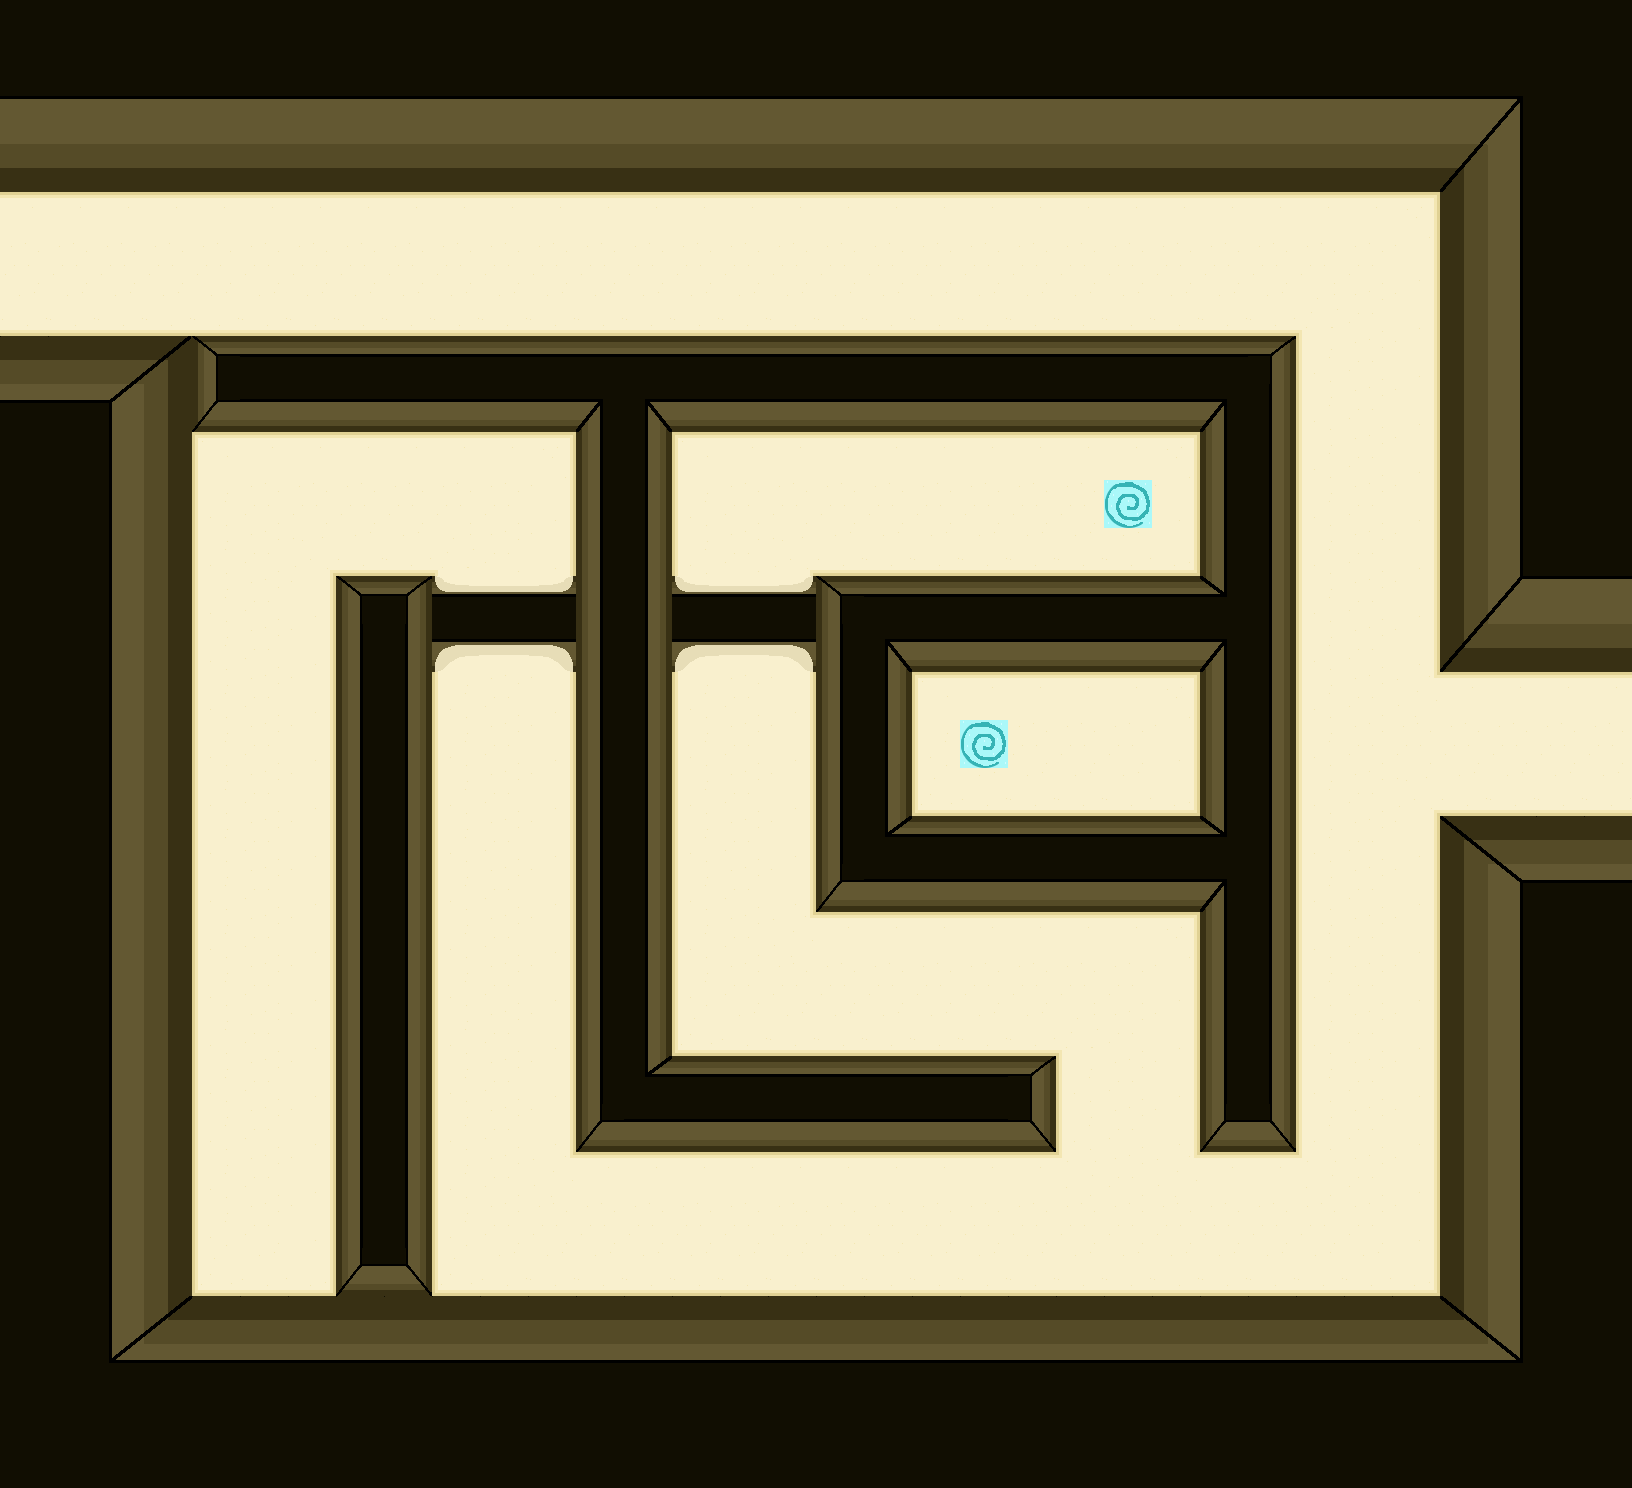

This is a level from a 2D game, rendered from its Tiled map with the project's own tilesets. A one-line summary and the complete map file follow:
An orthogonal 34x31 tile map with 48x48 px tiles, 1 tile layer (Tile Layer 1) and 14 objects (7x trigger, 2x spawn, 2x door, 2x sprite, item).

<map version="1.0" orientation="orthogonal" renderorder="right-down" width="34" height="31" tilewidth="48" tileheight="48" nextobjectid="18">
 <tileset firstgid="1" name="Tilesetv2" tilewidth="48" tileheight="48" tilecount="144" columns="12">
  <image source="tileset.png" width="576" height="576" />
 </tileset>
 <layer name="Tile Layer 1" width="34" height="31">
  <data encoding="csv">
31,31,31,31,31,31,31,31,31,31,31,31,31,31,31,31,31,31,31,31,31,31,31,31,31,31,31,31,31,31,31,31,31,31,
31,31,31,31,31,31,31,31,31,31,31,31,31,31,31,31,31,31,31,31,31,31,31,31,31,31,31,31,31,31,31,31,31,31,
45,45,45,45,45,45,45,45,45,45,45,45,45,45,45,45,45,45,45,45,45,45,45,45,45,45,45,45,45,45,46,47,31,31,
57,57,57,57,57,57,57,57,57,57,57,57,57,57,57,57,57,57,57,57,57,57,57,57,57,57,57,57,57,57,58,59,31,31,
3,3,3,3,3,3,3,3,3,3,3,3,3,3,3,3,3,3,3,3,3,3,3,3,3,3,3,3,3,4,70,71,31,31,
1,1,1,1,1,1,1,1,1,1,1,1,1,1,1,1,1,1,1,1,1,1,1,1,1,1,1,1,1,16,70,71,31,31,
27,27,27,27,27,27,27,27,27,27,27,27,27,27,27,27,27,27,27,27,27,27,27,27,27,27,27,39,1,16,70,71,31,31,
81,81,105,106,7,34,34,34,34,34,34,34,34,34,34,34,34,34,34,34,34,34,34,34,34,34,8,14,1,16,70,71,31,31,
93,93,117,118,19,10,10,10,10,10,10,10,11,9,10,10,10,10,10,10,10,10,10,10,10,11,21,14,1,16,70,71,31,31,
31,31,67,68,2,3,3,3,3,3,3,4,23,21,2,3,3,3,3,3,3,3,3,3,4,23,21,14,1,16,70,71,31,31,
31,31,67,68,14,1,1,1,1,1,1,16,23,21,14,1,1,1,1,1,1,1,1,89,16,23,21,14,1,16,70,71,31,31,
31,31,67,68,14,1,38,27,27,39,1,16,23,21,14,1,38,27,27,27,27,27,27,27,28,23,21,14,1,16,70,71,31,31,
31,31,67,68,14,1,16,7,8,52,53,54,23,21,52,53,54,7,34,34,34,34,34,34,34,35,21,14,1,16,127,128,45,45,
31,31,67,68,14,1,16,23,21,64,65,66,23,21,64,65,66,23,9,10,10,10,10,10,10,11,21,14,1,16,139,140,57,57,
31,31,67,68,14,1,16,23,21,14,1,16,23,21,14,1,16,23,21,2,3,3,3,3,4,23,21,14,1,50,3,3,3,3,
31,31,67,68,14,1,16,23,21,14,1,16,23,21,14,1,16,23,21,14,89,1,1,1,16,23,21,14,1,1,1,1,1,1,
31,31,67,68,14,1,16,23,21,14,1,16,23,21,14,1,16,23,21,26,27,27,27,27,28,23,21,14,1,38,27,27,27,27,
31,31,67,68,14,1,16,23,21,14,1,16,23,21,14,1,16,23,33,34,34,34,34,34,34,35,21,14,1,16,103,104,81,81,
31,31,67,68,14,1,16,23,21,14,1,16,23,21,14,1,16,19,10,10,10,10,10,10,10,11,21,14,1,16,115,116,93,93,
31,31,67,68,14,1,16,23,21,14,1,16,23,21,14,1,50,3,3,3,3,3,3,3,4,23,21,14,1,16,70,71,31,31,
31,31,67,68,14,1,16,23,21,14,1,16,23,21,14,1,1,1,1,1,1,1,1,1,16,23,21,14,1,16,70,71,31,31,
31,31,67,68,14,1,16,23,21,14,1,16,23,21,26,27,27,27,27,27,27,27,39,1,16,23,21,14,1,16,70,71,31,31,
31,31,67,68,14,1,16,23,21,14,1,16,23,33,34,34,34,34,34,34,34,8,14,1,16,23,21,14,1,16,70,71,31,31,
31,31,67,68,14,1,16,23,21,14,1,16,19,10,10,10,10,10,10,10,10,20,14,1,16,19,20,14,1,16,70,71,31,31,
31,31,67,68,14,1,16,23,21,14,1,50,3,3,3,3,3,3,3,3,3,3,51,1,50,3,3,51,1,16,70,71,31,31,
31,31,67,68,14,1,16,23,21,14,1,1,1,1,1,1,1,1,1,1,1,1,1,1,1,1,1,1,1,16,70,71,31,31,
31,31,67,68,26,27,28,19,20,26,27,27,27,27,27,27,27,27,27,27,27,27,27,27,27,27,27,27,27,28,70,71,31,31,
31,31,79,80,81,81,81,81,81,81,81,81,81,81,81,81,81,81,81,81,81,81,81,81,81,81,81,81,81,81,82,83,31,31,
31,31,91,92,93,93,93,93,93,93,93,93,93,93,93,93,93,93,93,93,93,93,93,93,93,93,93,93,93,93,94,95,31,31,
31,31,31,31,31,31,31,31,31,31,31,31,31,31,31,31,31,31,31,31,31,31,31,31,31,31,31,31,31,31,31,31,31,31,
31,31,31,31,31,31,31,31,31,31,31,31,31,31,31,31,31,31,31,31,31,31,31,31,31,31,31,31,31,31,31,31,31,31
</data>
 </layer>
 <objectgroup name="Object Layer 1">
  <object id="1" name="spawn" type="spawn" x="1488" y="720" width="48" height="48" />
  <object id="2" name="exit_prev" type="trigger" x="1584" y="672" width="48" height="144">
   <properties>
    <property name="on_enter">fade_out next_level lvl_init.json spawn2
</property>
   </properties>
  </object>
  <object id="3" name="exit" type="trigger" x="0" y="192" width="48" height="144">
   <properties>
    <property name="on_enter">fade_out next_level lvl_5.json
</property>
   </properties>
  </object>
  <object id="4" name="door_blue" type="door" x="432" y="576" width="144" height="96">
   <properties>
    <property name="horizontal" type="bool" value="true" />
   </properties>
  </object>
  <object id="5" name="door_red" type="door" x="672" y="576" width="144" height="96">
   <properties>
    <property name="horizontal" type="bool" value="true" />
   </properties>
  </object>
  <object id="7" name="item_0" type="item" x="1104" y="720" width="48" height="48">
   <properties>
    <property name="item" type="int" value="2" />
   </properties>
  </object>
  <object id="8" name="trigger_green" type="trigger" x="336" y="240" width="48" height="48">
   <properties>
    <property name="margin" type="float" value="-8" />
    <property name="on_enter">play_sound button.wav
switch door_blue
</property>
    <property name="sprite" value="buttons.png" />
    <property name="tile_index" type="int" value="2" />
   </properties>
  </object>
  <object id="9" name="trigger_red" type="trigger" x="240" y="1200" width="48" height="48">
   <properties>
    <property name="margin" type="float" value="-8" />
    <property name="on_enter">play_sound button.wav
switch door_red</property>
    <property name="sprite" value="buttons.png" />
    <property name="tile_index" type="int" value="3" />
   </properties>
  </object>
  <object id="12" name="tp_1" type="trigger" x="960" y="720" width="48" height="48">
   <properties>
    <property name="margin" type="float" value="-16" />
    <property name="on_enter">teleport tp_0
</property>
   </properties>
  </object>
  <object id="13" name="tp_0" type="trigger" x="1104" y="480" width="48" height="48">
   <properties>
    <property name="margin" type="float" value="-16" />
    <property name="on_enter">teleport tp_1
</property>
   </properties>
  </object>
  <object id="14" name="radio" type="trigger" x="1392" y="672" width="48" height="48">
   <properties>
    <property name="on_use">play_sound radio.wav
message lvl_4_intro</property>
    <property name="sprite" value="items.png" />
    <property name="tile_index" type="int" value="7" />
    <property name="tile_v" type="int" value="4" />
   </properties>
  </object>
  <object id="15" name="spawn2" type="spawn" x="48" y="240" width="48" height="48" />
  <object id="16" name="red_gem" type="sprite" x="720" y="576" width="48" height="96">
   <properties>
    <property name="depth" type="float" value="0.5" />
    <property name="offset_y" type="float" value="6" />
    <property name="sprite" value="door_gem.png" />
    <property name="tile_index" type="int" value="3" />
    <property name="tile_v" type="int" value="1" />
   </properties>
  </object>
  <object id="17" name="yellow_gem" type="sprite" x="480" y="576" width="48" height="96">
   <properties>
    <property name="depth" type="float" value="0.5" />
    <property name="offset_y" type="float" value="6" />
    <property name="sprite" value="door_gem.png" />
    <property name="tile_v" type="int" value="1" />
   </properties>
  </object>
 </objectgroup>
</map>